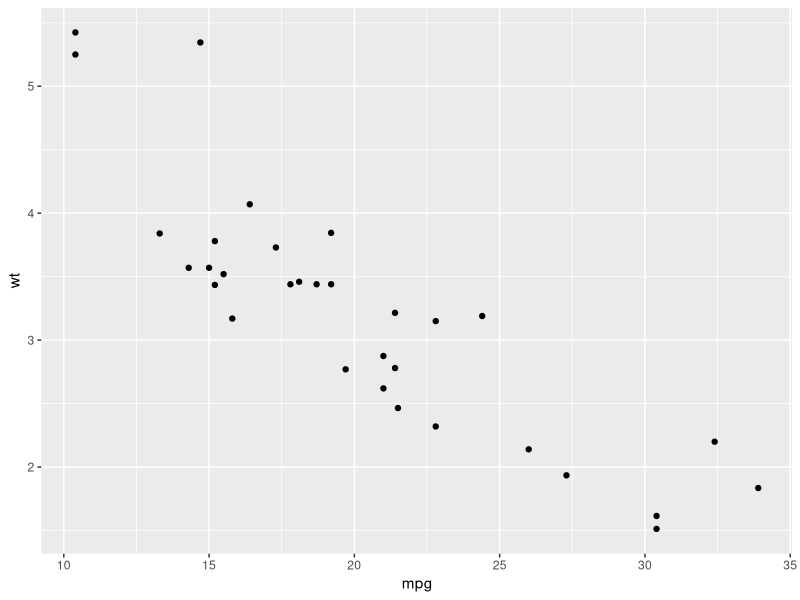
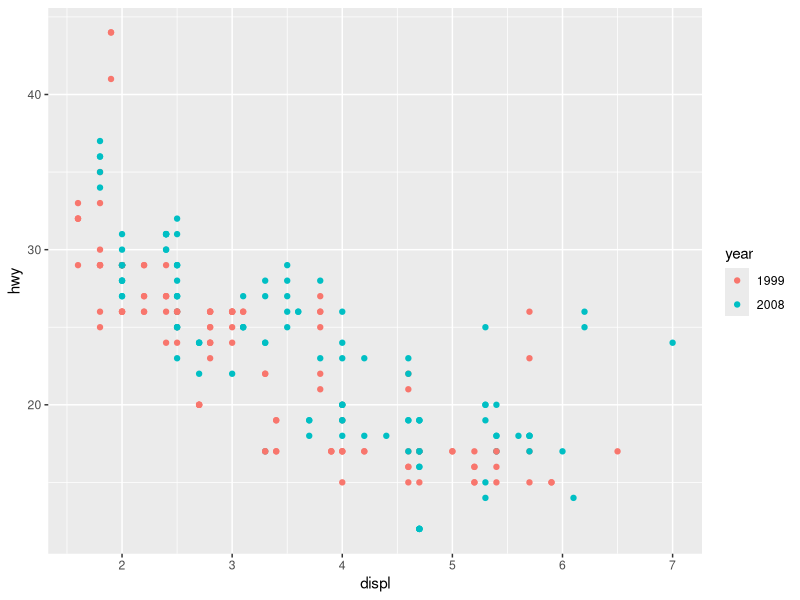

R code for these plots, in order:
## ---- chunk 1
 print( 1 + 3)
## ---- chunk 2
library(tidyverse)

mtcars |> 
  ggplot(aes(mpg, wt)) + geom_point()
## ---- chunk 3

    mpg |> 
      mutate(year = as.factor(year)) |> 
      ggplot(aes(displ, hwy, color = year)) + geom_point()

